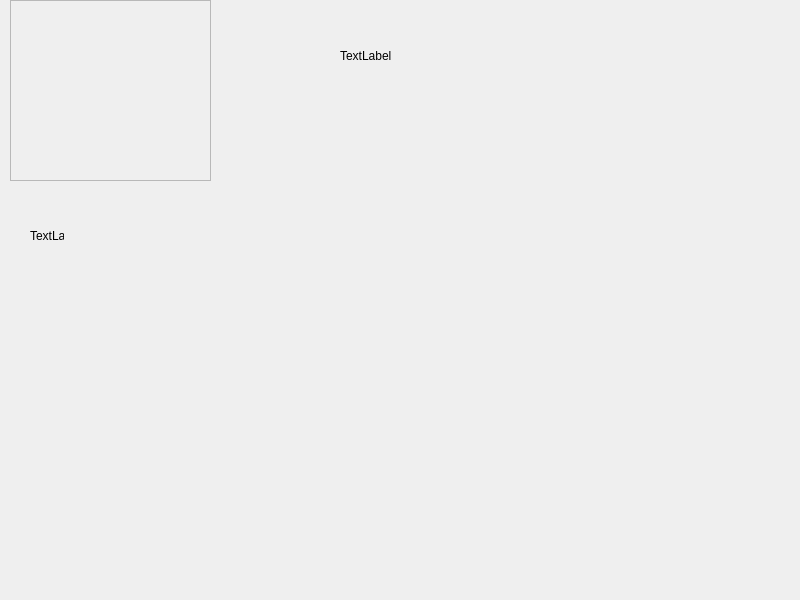
<?xml version="1.0" encoding="UTF-8"?>
<ui version="4.0">
 <class>MyWidget</class>
 <widget class="QWidget" name="MyWidget">
  <property name="geometry">
   <rect>
    <x>0</x>
    <y>0</y>
    <width>800</width>
    <height>600</height>
   </rect>
  </property>
  <property name="windowTitle">
   <string>MyWidget</string>
  </property>
  <widget class="QFrame" name="frame_test">
   <property name="geometry">
    <rect>
     <x>10</x>
     <y>0</y>
     <width>201</width>
     <height>181</height>
    </rect>
   </property>
   <property name="frameShape">
    <enum>QFrame::StyledPanel</enum>
   </property>
   <property name="frameShadow">
    <enum>QFrame::Raised</enum>
   </property>
  </widget>
  <widget class="QLabel" name="label_test">
   <property name="geometry">
    <rect>
     <x>30</x>
     <y>230</y>
     <width>34</width>
     <height>12</height>
    </rect>
   </property>
   <property name="text">
    <string>TextLabel</string>
   </property>
  </widget>
  <widget class="QLabel" name="label_png">
   <property name="geometry">
    <rect>
     <x>340</x>
     <y>50</y>
     <width>54</width>
     <height>12</height>
    </rect>
   </property>
   <property name="text">
    <string>TextLabel</string>
   </property>
  </widget>
 </widget>
 <resources/>
 <connections/>
</ui>
